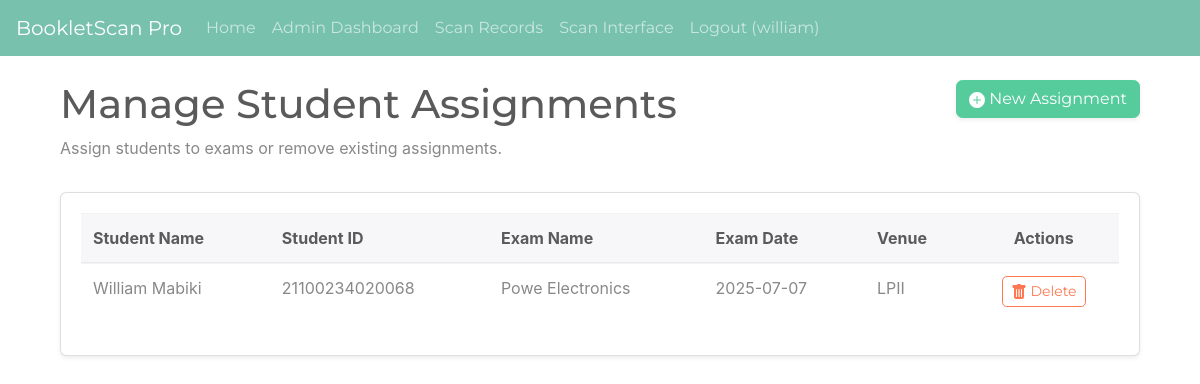
The app's page /admin/assignments (signed in) with its own data.
### Booklet_Scan/app/models.py (models this page shows, shortened)
class AdminUser(UserMixin, db.Model):
    id = db.Column(db.Integer, primary_key=True)
    username = db.Column(db.String(64), index=True, unique=True, nullable=False)
    password_hash = db.Column(db.String(256), nullable=False)

class StudentExamAssignment(db.Model):
    id = db.Column(db.Integer, primary_key=True)
    student_id = db.Column(db.Integer, db.ForeignKey('student.id'), nullable=False)
    exam_id = db.Column(db.Integer, db.ForeignKey('exam.id'), nullable=False)
    __table_args__ = (db.UniqueConstraint('student_id', 'exam_id', name='_student_exam_uc'),)

class Student(db.Model):
    id = db.Column(db.Integer, primary_key=True)
    name = db.Column(db.String(128), nullable=False)
    student_id = db.Column(db.String(64), unique=True, nullable=False, index=True)
    course = db.Column(db.String(128))
    assignments = db.relationship('StudentExamAssignment', backref='student', lazy='dynamic')
    scans = db.relationship('ScanRecord', backref='student', lazy='dynamic')

class Exam(db.Model):
    id = db.Column(db.Integer, primary_key=True)
    name = db.Column(db.String(128), nullable=False)
    course = db.Column(db.String(128)) # Course for which the exam is being held
    venue_id = db.Column(db.Integer, db.ForeignKey('venue.id'), nullable=False)
    date = db.Column(db.Date, nullable=False)
    start_time = db.Column(db.Time, nullable=False)
    end_time = db.Column(db.Time, nullable=False)
    exam_status = db.Column(db.String(30), default='Pending', nullable=False)
    assignments = db.relationship('StudentExamAssignment', backref='exam', lazy='dynamic')
    scans = db.relationship('ScanRecord', backref='exam', lazy='dynamic')
    STATUS_PENDING = 'Pending'
    STATUS_AUTH_ACTIVE = 'AuthenticationActive'
    STATUS_IN_PROGRESS = 'InProgress' # Future use
    STATUS_FINISHED = 'Finished'     # Future use

class Venue(db.Model):
    id = db.Column(db.Integer, primary_key=True)
    name = db.Column(db.String(128), unique=True, nullable=False)
    location = db.Column(db.String(256))
    capacity = db.Column(db.Integer)
    exams = db.relationship('Exam', backref='venue', lazy='dynamic')

### Booklet_Scan/app/admin/routes.py (the view)
@bp.route('/assignments')
def list_assignments():
    page = request.args.get('page', 1, type=int)
    assignments = StudentExamAssignment.query.join(Student).join(Exam)\
        .order_by(Exam.date.desc(), Exam.name, Student.name)\
        .paginate(page=page, per_page=10)
    return render_template('admin/assignments_list.html', assignments=assignments, title='Manage Student Assignments')

### Booklet_Scan/app/admin/routes.py (called while the page is built)
def is_admin():
    return current_user.is_authenticated and hasattr(current_user, 'username')

@bp.before_request
@login_required # Ensures user is logged in for all admin routes
def before_request():
    if not is_admin(): # Or a more specific role check if you add roles
        flash('You do not have permission to access the admin area.')
        return redirect(url_for('main.index'))

### Booklet_Scan/app/models.py (called while the page is built)
@login_manager.user_loader
def load_user(id):
    return AdminUser.query.get(int(id))

### Booklet_Scan/app/templates/admin/assignments_list.html (shortened to what this page needs)
{% extends "base.html" %}
{% import "bootstrap/wtf.html" as wtf %}
{% block app_content %}
<div class="container mt-4">
    <div class="row mb-3">
        <div class="col-md-9">
            <h1 class="display-5">Manage Student Assignments</h1>
            <p class="text-muted">Assign students to exams or remove existing assignments.</p>
        </div>
        <div class="col-md-3 text-right">
            <a href="{{ url_for('admin.add_assignment') }}" class="btn btn-success shadow-sm">
                <svg xmlns="http://www.w3.org/2000/svg" width="16" height="16" fill="currentColor" class="bi bi-plus-circle-fill" viewBox="0 0 16 16">
                    <path d="M16 8A8 8 0 1 1 0 8a8 8 0 0 1 16 0zM8.5 4.5a.5.5 0 0 0-1 0v3h-3a.5.5 0 0 0 0 1h3v3a.5.5 0 0 0 1 0v-3h3a.5.5 0 0 0 0-1h-3v-3z"/>
                </svg>
                New Assignment
            </a>
        </div>
    </div>
    <div class="card shadow-sm">
        <div class="card-body">
            {% if assignments.items %}
            <table class="table table-hover table-responsive-md">
                <thead class="thead-light">
                    <tr>
                        <th>Student Name</th>
                        <th>Student ID</th>
                        <th>Exam Name</th>
                        <th>Exam Date</th>
                        <th>Venue</th>
                        <th class="text-center">Actions</th>
                    </tr>
                </thead>
                <tbody>
                    {% for assignment in assignments.items %}
                    <tr>
                        <td>{{ assignment.student.name if assignment.student else 'N/A' }}</td>
                        <td>{{ assignment.student.student_id if assignment.student else 'N/A' }}</td>
                        <td>{{ assignment.exam.name if assignment.exam else 'N/A' }}</td>
                        <td>{{ assignment.exam.date.strftime('%Y-%m-%d') if assignment.exam and assignment.exam.date else 'N/A' }}</td>
                        <td>{{ assignment.exam.venue.name if assignment.exam and assignment.exam.venue else 'N/A' }}</td>
                        <td class="text-center">
                            <form action="{{ url_for('admin.delete_assignment', id=assignment.id) }}" method="post" style="display:inline;">
                                <button type="submit" class="btn btn-sm btn-outline-danger" onclick="return confirm('Are you sure you want to delete this assignment for student {{ assignment.student.name if assignment.student else 'N/A' }} to exam {{ assignment.exam.name if assignment.exam else 'N/A' }}?');">
                                     Delete
                                </button>
                            </form>
                        </td>
                    </tr>
                    {% endfor %}
                </tbody>
            </table>
            {% else %}
            <div class="alert alert-info" role="alert">
                No student assignments found. You can <a href="{{ url_for('admin.add_assignment') }}" class="alert-link">add a new assignment</a>.
            </div>
            {% endif %}
        </div>
    </div>
</div>
{% endblock %}

### Booklet_Scan/app/templates/base.html (shortened to what this page needs)
<!doctype html>
<html lang="en">
  <head>
    <link rel="stylesheet" href="https://bootswatch.com/4/minty/bootstrap.min.css">
  </head>
  <body>
    <nav class="navbar navbar-expand-lg navbar-dark bg-primary fixed-top">
      <a class="navbar-brand" href="{{ url_for('main.index') }}">BookletScan Pro</a>
      <div class="collapse navbar-collapse" id="navbarNav">
        <ul class="navbar-nav mr-auto">
          <li class="nav-item">
            <a class="nav-link" href="{{ url_for('main.index') }}">Home</a>
          </li>
          {% if current_user.is_anonymous %}
          <li class="nav-item">
            <a class="nav-link" href="{{ url_for('auth.login') }}">Admin Login</a>
          </li>
          {% else %}
            {% if current_user.is_authenticated and current_user.username %}
            <li class="nav-item">
              <a class="nav-link" href="{{ url_for('admin.dashboard') }}">Admin Dashboard</a>
            </li>
            <li class="nav-item">
                <a class="nav-link" href="{{ url_for('admin.list_scan_records') }}">Scan Records</a>
            </li>
            {% endif %}
            <li class="nav-item">
              <a class="nav-link" href="{{ url_for('main.scan_ui') }}">Scan Interface</a>
            </li>
            <li class="nav-item">
              <a class="nav-link" href="{{ url_for('auth.logout') }}">Logout ({{ current_user.username if current_user.is_authenticated and current_user.username else 'User' }})</a>
            </li>
          {% endif %}
        </ul>
      </div>
    </nav>
    <div class="container mt-3">
        {% block app_content %}{% endblock %}
    </div>
  </body>
</html>

### Booklet_Scan/app/templates/base.html (style rules this page uses)
body { padding-top: 56px; }

### records on screen
AdminUser: username "william"
StudentExamAssignment: student "William Mabiki", student "21100234020068", exam "Powe Electronics", exam "2025-07-07", exam.venue "LPII"
